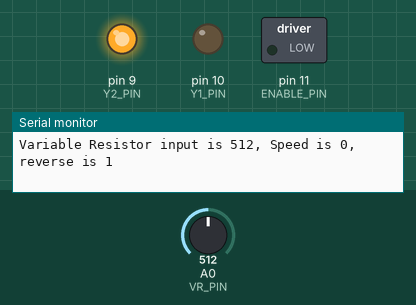
A sketch run on a simulated Arduino Uno, built with avr-gcc and run on an emulated ATmega328P. Parts: switched loads named in the sketch (green lamp = pin HIGH), output pins drawn as LEDs (lit = HIGH), the last lines printed to the serial monitor. The inputs (shaded band) are chosen by the test bench; at power-on: A0 (VR_PIN) = 512.

Above: at 1.2 s.
1.3 s: A0 (VR_PIN) set to 716
At 2.1 s:
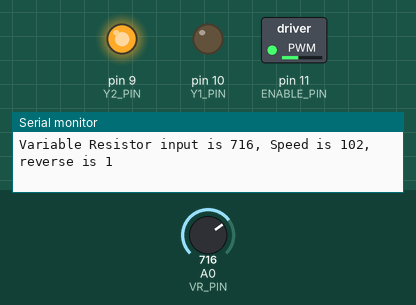
2.8 s: A0 (VR_PIN) set to 511
At 3.1 s:
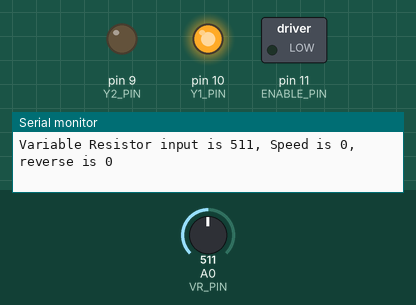
4.3 s: A0 (VR_PIN) set to 500
At 5.5 s:
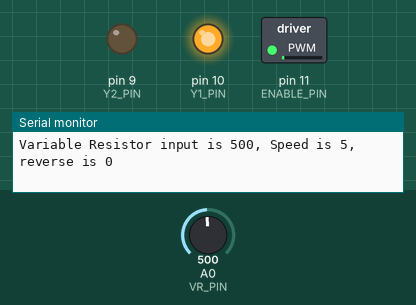
5.8 s: A0 (VR_PIN) set to 306
At 6.1 s:
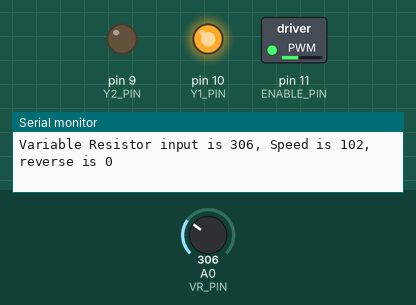
7.3 s: A0 (VR_PIN) set to 0
At 8.4 s:
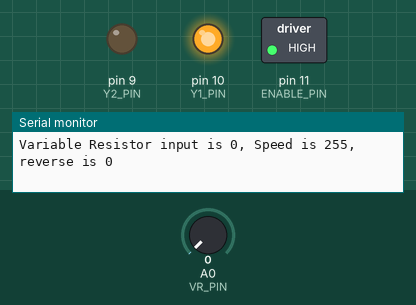
8.8 s: A0 (VR_PIN) set to 900
At 9.8 s:
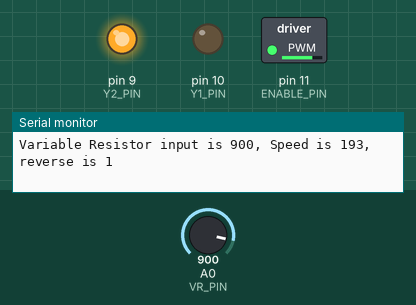
Timing chart, 0 to 11.3 s (numbered marks = the images above; inputs shaded):
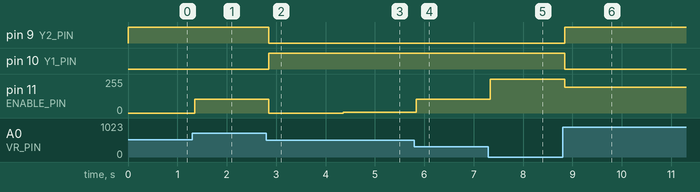

Measured:
- after the input at 1.3 s, pin 11 (ENABLE_PIN): 0/255 → 102/255 after 0.06 s
- after the input at 2.8 s, pin 9 (Y2_PIN): HIGH → LOW after 0.05 s; pin 10 (Y1_PIN): LOW → HIGH after 0.05 s; pin 11 (ENABLE_PIN): 102/255 → 0/255 after 0.05 s
- after the input at 4.3 s, pin 11 (ENABLE_PIN): 0/255 → 5/255 after 0.06 s
- after the input at 5.8 s, pin 11 (ENABLE_PIN): 5/255 → 102/255 at once
- after the input at 7.3 s, pin 11 (ENABLE_PIN): 102/255 → 255/255 at once
- after the input at 8.8 s, pin 9 (Y2_PIN): LOW → HIGH at once; pin 10 (Y1_PIN): HIGH → LOW at once; pin 11 (ENABLE_PIN): 255/255 → 193/255 at once

The sketch:

ch10_dcmotor_driver.ino
```cpp
#define SERIAL_BAUDRATE 19200
// 連接馬達的腳位
#define ENABLE_PIN 11 // 需具備PWM功能
#define Y1_PIN 10
#define Y2_PIN 9
#define VR_PIN A0 // 可變電阻

void setup() {
  Serial.begin(SERIAL_BAUDRATE);
  pinMode(Y1_PIN, OUTPUT);
  pinMode(Y2_PIN, OUTPUT);
}
void loop() {
  int vr = analogRead(A0); // 讀取可變電阻
  Serial.print("Variable Resistor input is ");
  Serial.print(vr);

  int speed;
  if(vr > 1023/2){ // 若往某方向旋轉超過一半
    speed = map(vr, 1023/2, 1023, 0, 255); // 映射出適當的PWM值
    setMotor(speed, true); // 讓馬達往某一方向轉
  }
  else{ // 若往另一方向旋轉超過一半
    speed = map(vr, 1023/2 - 1, 0, 0, 255); // 映射出適當的PWM值
    setMotor(abs(speed), false); // 讓馬達往另一方向轉
  }
}
// 設定馬達的速度（0~255）與旋轉方向
void setMotor(int speed, boolean reverse) {
  Serial.print(", Speed is ");
  Serial.print(speed);
  Serial.print(", reverse is ");
  Serial.println(reverse);
  analogWrite(ENABLE_PIN, speed);
  digitalWrite(Y1_PIN, !reverse); // 兩者準位相反，
  digitalWrite(Y2_PIN, reverse); // 便可控制馬達轉向
}
```
